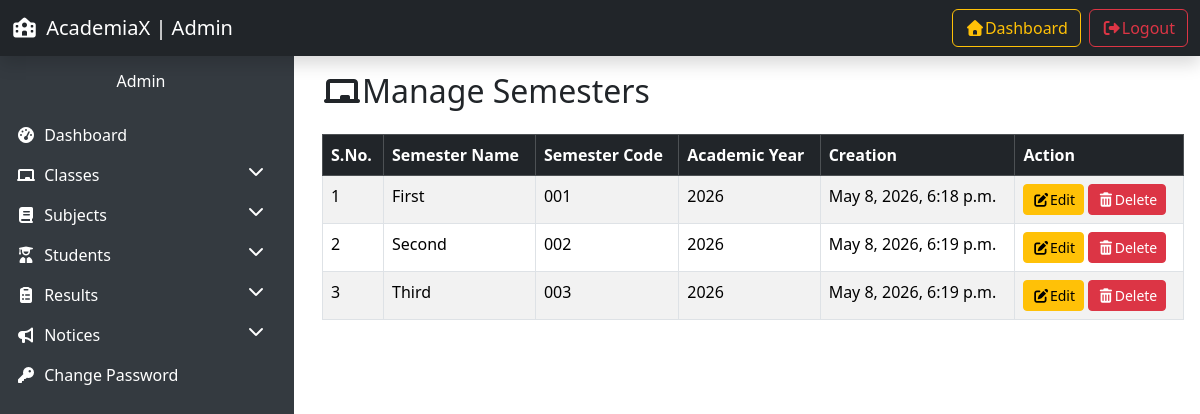
The app's page /manage_semesters/ (signed in) with its own data.
### Resultapp/models.py (models this page shows, shortened)
class Semester(models.Model):
    semester_name = models.CharField(max_length=50)
    semester_code = models.CharField(max_length=50)
    academic_year = models.IntegerField(default=20)
    creation_date = models.DateTimeField(auto_now_add=True)

### Resultapp/views.py (the view, shortened to what this page needs)
# urls.py: path('manage_semesters/',manage_semesters, name='manage_semesters'),
@login_required
def manage_semesters(request):
  semesters = Semester.objects.all()
  return render(request,'manage_semesters.html',locals())

### Resultapp/templates/manage_semesters.html (shortened to what this page needs)
{% extends 'admin_base.html' %}
{% block content %}
<div class="container">
    <h2 class="mb-4"><i class="fas fa-chalkboard"></i>Manage Semesters</h2>
<table class="table table-bordered table-striped">
    <thead class="table-dark">
        <tr>
            <th>S.No.</th>
            <th>Semester Name</th>
            <th>Semester Code</th>
            <th>Academic Year</th>
            <th>Creation</th>
            <th>Action</th>
               </tr>
    </thead>
    <tbody>
        {% for c in semesters %}
        <tr>
            <td>{{forloop.counter}}</td>
            <td>{{c.semester_name}}</td>
            <td>{{c.semester_code}}</td>
            <td>{{c.academic_year}}</td>
            <td>{{c.creation_date}}</td>
            <td>
                <a href="" class="btn btn-warning btn-sm"><i class="fas fa-edit"></i>Edit</a>
                <a href="?delete={{c.id}}" onclick="return confirm('Are you sure you want to delete?')" class="btn btn-danger btn-sm"><i class="fas fa-trash-alt"></i>Delete</a>
            </td>
               </tr>
               {% empty %}
               <tr>
                <td colspan="6" class="text-center">No semesters found.</td>
               </tr>
        {% endfor %}
    </tbody>
</table>
{% endblock %}

### Resultapp/templates/admin_base.html (shortened to what this page needs)
<!DOCTYPE html>
<html lang="en">
<head>
        <link href="https://cdn.jsdelivr.net/npm/bootstrap@5.3.8/dist/css/bootstrap.min.css" rel="stylesheet">
    <link rel="stylesheet" href="https://cdnjs.cloudflare.com/ajax/libs/font-awesome/7.0.1/css/all.min.css" />
</head>
<body>
    {% include 'topbar.html' %}
     <div class="conatiner-fluid">
        <div class="row">
           {% include 'sidebar.html' %}
        <main class="col-md-9 p-3">
            {% block content %}{% endblock %}
        </main>
    </div>
    </div>
</body>
</html>

### Resultapp/templates/topbar.html (shortened to what this page needs)
<nav class="navbar navbar-expand-lg navbar-dark bg-dark shadow">
  <div class="container-fluid">
    <a class="navbar-brand" href="#"><i class="fas fa-school me-1"></i> AcademiaX | Admin</a>
    <div class="collapse navbar-collapse" id="navbarSupportedContent">
      <ul class="navbar-nav ms-auto gap-2 mt-2 mt-lg-0">
        <li class="nav-item">
          <a class="btn btn-outline-warning w-100 " href="{% url 'admin_dashboard' %}">
            <i class="fas fa-home"></i>Dashboard</a>
        </li>
        <li class="nav-item">
          <a class="btn btn-outline-danger w-100" href="{% url 'admin_logout' %}">
            <i class="fas fa-sign-out-alt"></i>Logout</a>
        </li>
      </ul>
    </div>
  </div>
</nav>

### Resultapp/templates/sidebar.html (shortened to what this page needs)
<nav class ="col-md-3 sidebar collapse d-md-block pt-3">
    <div class= "text-white text-center mb-4">
      <h6>Admin</h6>
      </div>
<ul class="nav flex-column ">
    <li class="nav-item">
        <a href="{% url 'admin_dashboard' %}" class="nav-link"><i class="fas fa-tachometer-alt me-1"></i> Dashboard</a>
    </li>
<li class="nav-item">
    <a href="#classesMenu"
       data-bs-toggle="collapse"
       class="nav-link">
        <i class="fas fa-chalkboard me-1"></i> Classes <i class="fas fa-chevron-down float-end"></i>
    </a>
</li>
<li class="nav-item">
    <a href="#subjectMenu"
       data-bs-toggle="collapse"
       class="nav-link">
        <i class="fas fa-book me-1"></i> Subjects <i class="fas fa-chevron-down float-end"></i>
    </a>
</li>
<li class="nav-item">
    <a href="#studentMenu"
       data-bs-toggle="collapse"
       class="nav-link">
        <i class="fas fa-user-graduate me-1"></i> Students <i class="fas fa-chevron-down float-end"></i>
    </a>
</li>
<li class="nav-item">
    <a href="#resultsMenu"
       data-bs-toggle="collapse"
       class="nav-link">
        <i class="fas fa-clipboard-list me-1"></i> Results <i class="fas fa-chevron-down float-end"></i>
    </a>
</li>
<li class="nav-item">
    <a href="#noticeMenu"
       data-bs-toggle="collapse"
       class="nav-link">
        <i class="fas fa-bullhorn me-1"></i> Notices <i class="fas fa-chevron-down float-end"></i>
    </a>
</li>
 <li class="nav-item">
        <a href="" class="nav-link"><i class="fas fa-key me-1"></i> Change Password</a>
    </li>
</ul>
</nav>

### Resultapp/templates/sidebar.html (style rules this page uses)
.sidebar { min-height :100vh; background-color : #343a40; }
.sidebar .nav-link { color: white; }

### records on screen
Semester: semester_name "First", semester_code "001", academic_year "2026", creation_date "May 8, 2026, 6:18 p.m."
Semester: semester_name "Second", semester_code "002", academic_year "2026", creation_date "May 8, 2026, 6:19 p.m."
Semester: semester_name "Third", semester_code "003", academic_year "2026", creation_date "May 8, 2026, 6:19 p.m."
